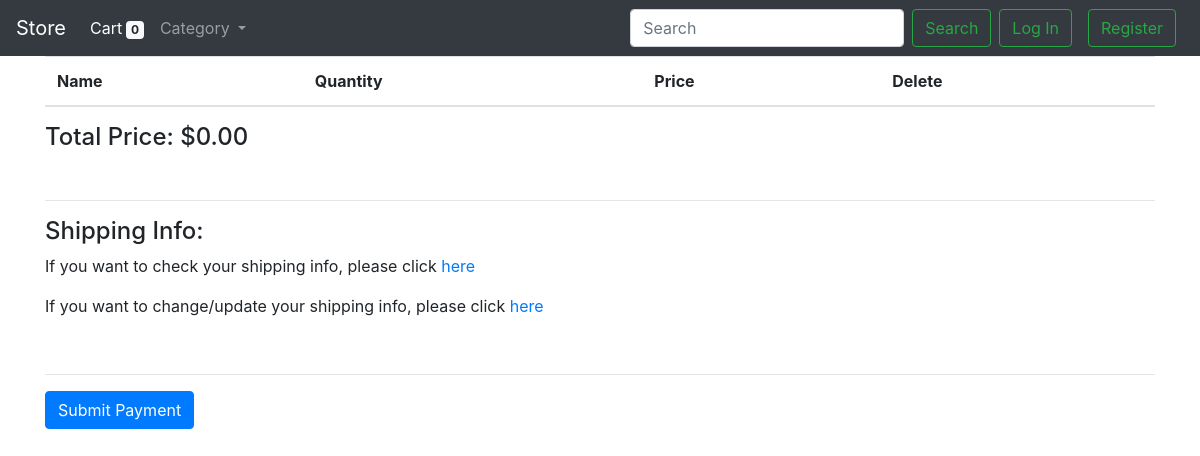
Before: /cart (signed in) with the older database file.
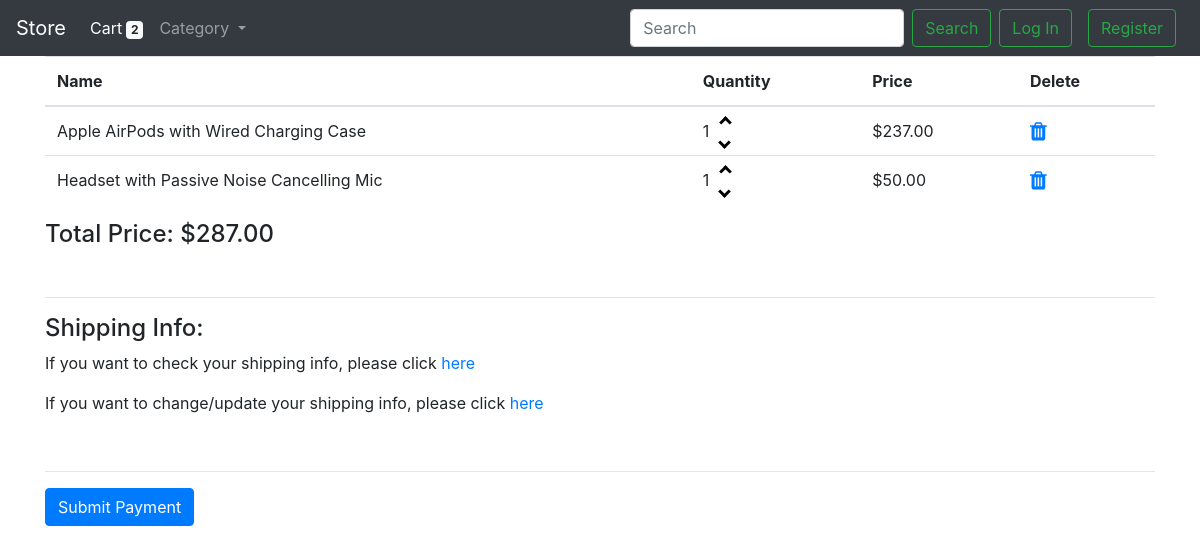
After: the same page with the newer database file.
### store/models.py (models this page shows, shortened)
class Cart(models.Model):
    product = models.ForeignKey(Product, on_delete=models.CASCADE)
    user = models.ForeignKey(User, on_delete=models.CASCADE)
    quantity = models.IntegerField(default=1, null=True, blank=True)
    @property
    def get_total(self):
        total = self.product.price * self.quantity
        return total

class Product(models.Model):
    name = models.CharField(max_length=64)
    description = models.TextField()
    price = models.FloatField(default=0.0)
    image1 = models.ImageField()
    image2 = models.ImageField(blank=True, null=True)
    image3 = models.ImageField(blank=True, null=True)
    image4 = models.ImageField(blank=True, null=True)
    category = models.ForeignKey(Category, on_delete=models.CASCADE)

### store/views.py (the view)
# urls.py: path("cart", views.cart_view, name="cart"),
def cart_view(request):
    items_in_cart = Cart.objects.filter(user=request.user)
    shipping_info = ShippingInfo.objects.get(user=request.user)
    total = sum((i.get_total for i in items_in_cart), 0)
    category = Category.objects.all()
    client_token = generate_client_token()
    user_address = False
    if shipping_info:
        user_address = True
    print('///////////////')
    print('///////////////')
    context = {
        "no_of_items": len(items_in_cart),
        'products': items_in_cart,
        "category": category,
        "client_token":client_token,
        "total": total,
        "user_address": user_address,
        "shipping_info": shipping_info,
    }
    return render(request, 'store/cart.html', context)

### store/views.py (called while the page is built)
def generate_client_token():
    return gateway.client_token.generate()

### store/templates/store/cart.html (shortened to what this page needs)
{% extends "store/layout.html" %}
{% load static %}
{% block content %}
    <div class="container cart-checkout">
    <table class="table">
        <thead>
        <tr>
          <th>Name</th>
          <th>Quantity</th>
          <th>Price</th>
          <th>Delete</th>
        </tr>
        </thead>
        <tbody>
          {% for i in products %}
              <tr id={{i.id}}>
                <td>{{ i.product.name }}</td>
                <td id={{i.id}}>
                    <span>{{ i.quantity }}</span>
                    <a href="#"><i id="up" class="arrow up"></i></a>
                    <a href="#"><i id="down" class="arrow down"></i></a>
                </td>
                <td>${{ i.get_total|floatformat:"2" }}</td>
                <td><a id="del" class="fa fa-trash fa-lg" href="#"></a></td>
              </tr>
          {% endfor %}
        </tbody>
        </table>
        <h4>Total Price: $<span id="total-price">{{total|floatformat:"2"}}</span></h4><br>
        <hr>
        <h4>Shipping Info:</h4>
        {% if not user_address %}
            <div class="address mt-4">
                <form method="post" id='post-form'>
                    {% csrf_token %}
                  <div class="form-group">
                    <label for="inputAddress">Address</label>
                    <input type="text" name="address1" class="form-control" id="inputAddress" placeholder="1234 Main St" required>
                  </div>
                  <div class="form-group">
                    <label for="inputAddress2">Address 2</label>
                    <input type="text" name="address2" class="form-control" id="inputAddress2" placeholder="Apartment, studio, or floor">
                  </div>
                  <div class="form-group">
                    <label for="inputAddress2">Phone Number</label>
                    <input type="tel" name="phone" id="inputPhone" class="form-control" placeholder="+201069090037" required>
                  </div>
                  <div class="form-row">
                    <div class="form-group col-md-6">
                      <label for="inputCity">City</label>
                      <input type="text" name="city" class="form-control" id="inputCity" required>
                    </div>
                    <div class="form-group col-md-4">
                      <label for="inputZip">Zip</label>
                      <input type="text" name="zip" class="form-control" id="inputZip">
                    </div>
                  </div>
                  <button type="submit" class="btn btn-primary mb-4">Add Shipping Info</button>
                </form>
            </div>
        {% else %}
            <p>If you want to check your shipping info, please click <a href="#" data-toggle="modal" data-target="#readShipping">here</a></p>
            <p>If you want to change/update your shipping info, please click <a href="#" data-toggle="modal" data-target="#updateShipping">here</a></p>
            <br><hr>
        {% endif %}
        <div class="payment">
            <form id="payment-form" method="post" action="{% url 'checkout' %}">
              <button class="button btn btn-primary" type="submit" id="submit-button"><span>Submit Payment</span></button>
            </form>
        </div>
        </div>
{% endblock content %}

Changed rows visible on the page:
added Cart: product.name "Apple AirPods with Wired Charging Case", quantity "1", get_total "237.00"
added Cart: product.name "Headset with Passive Noise Cancelling Mic", quantity "1", get_total "50.00"
Other visible differences:
{{ no_of_items }}: "0" → "2"
{{ total|floatformat:"2" }}: "0.00" → "287.00"
